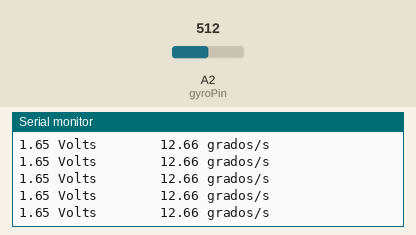
Simulated run of this sketch. Board: Arduino Uno, built with avr-gcc and run on an emulated ATmega328P. Parts: the last lines printed to the serial monitor. The test bench sets the inputs (shaded band); at power-on: A2 (gyroPin) = 512.

Above: at 1.2 s.
1.3 s: A2 (gyroPin) set to 287
At 1.9 s:
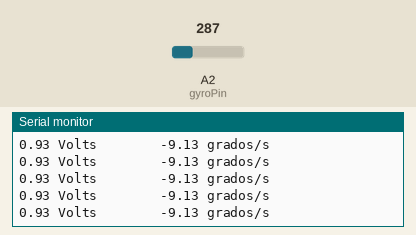
4.3 s: A2 (gyroPin) set to 267
At 5.0 s:
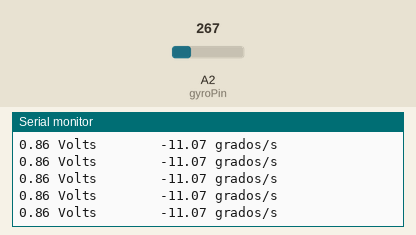
Timing chart, 0 to 7.3 s (numbered marks = the images above; inputs shaded):
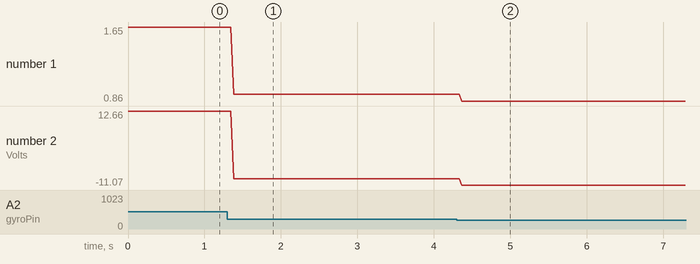

The sketch:

velocidad_angular.ino
```cpp
int gyroPin = 2;               //El girómetro es conectado al pin A2
float gyroVoltage = 3.3;         //El funciona a 3.3V
float gyroZeroVoltage = 1.23;   //El cero del sensor es 1.23V
float gyroSensitivity = .0333;  //La sensibilidad es 33.3mV/°/s
float rotationThreshold = 2;   //Mínimo °/s para posible ruido presente
float gyroVel = 0;
void setup() {
  //esta linea baja el voltaje de referencia de las entradas analógicas
  analogReference(EXTERNAL);
  Serial.begin (9600);
}

void loop() {
  //Esta linea convierte el valor de 0-1023 a 0-3.3V
  float gyroRate = (analogRead(gyroPin) * gyroVoltage) / 1023;
 Serial.print(gyroRate);
 Serial.print(" Volts        ");

  //Esta linea encuentra el offset entre el voltaje en reposo y el voltaje en rotación
  gyroRate -= gyroZeroVoltage;


  //Esta linea divide el offset entre la sensibilidad
  gyroRate /= gyroSensitivity;


  //La salida se ignora si la velocidad es muy pequeña psiblemente ruido
 if (gyroRate >= rotationThreshold || gyroRate <= -rotationThreshold) {
  gyroVel = gyroRate;
  Serial.print(gyroVel);
  Serial.println(" grados/s ");

  }
  else
  {
    Serial.println("       ");
  }
  delay(10);
}
```

Measured:
- after the input at 1.3 s, the serial monitor: prints a new line after 0.08 s (image 1)
- after the input at 4.3 s, the serial monitor: prints a new line after 0.07 s (image 2)
- plotted number 1: 1.65 → 0.93 after the input at 1.3 s, 0.93 → 0.86 after the input at 4.3 s
- plotted number 2: 12.66 → -9.13 after the input at 1.3 s, -9.13 → -11.07 after the input at 4.3 s
